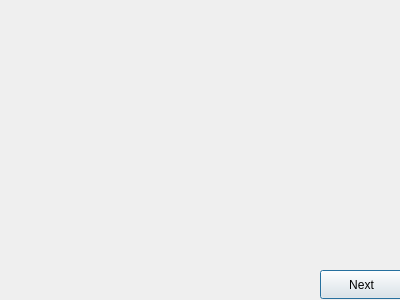
<?xml version="1.0" encoding="UTF-8"?>
<ui version="4.0">
 <class>thirdwinddow</class>
 <widget class="QDialog" name="thirdwinddow">
  <property name="geometry">
   <rect>
    <x>0</x>
    <y>0</y>
    <width>400</width>
    <height>300</height>
   </rect>
  </property>
  <property name="windowTitle">
   <string>Dialog</string>
  </property>
  <widget class="QPushButton" name="pushButton">
   <property name="geometry">
    <rect>
     <x>320</x>
     <y>270</y>
     <width>83</width>
     <height>29</height>
    </rect>
   </property>
   <property name="text">
    <string>Next</string>
   </property>
  </widget>
 </widget>
 <resources/>
 <connections/>
</ui>
